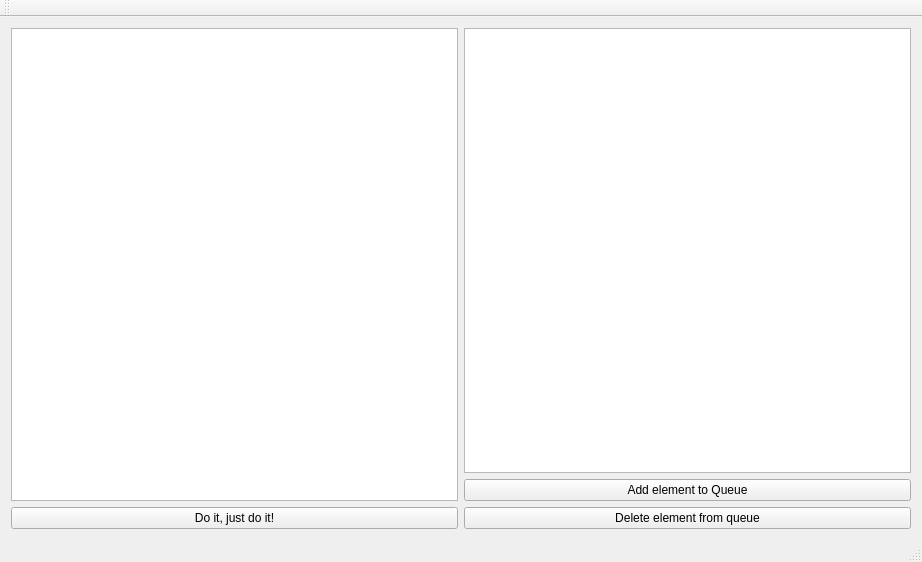
<?xml version="1.0" encoding="UTF-8"?>
<ui version="4.0">
 <class>MainWindowClass</class>
 <widget class="QMainWindow" name="MainWindowClass">
  <property name="geometry">
   <rect>
    <x>0</x>
    <y>0</y>
    <width>922</width>
    <height>562</height>
   </rect>
  </property>
  <property name="maximumSize">
   <size>
    <width>1920</width>
    <height>1080</height>
   </size>
  </property>
  <property name="windowTitle">
   <string>MainWindow</string>
  </property>
  <widget class="QWidget" name="centralWidget">
   <property name="sizePolicy">
    <sizepolicy hsizetype="Ignored" vsizetype="Expanding">
     <horstretch>0</horstretch>
     <verstretch>0</verstretch>
    </sizepolicy>
   </property>
   <property name="maximumSize">
    <size>
     <width>1920</width>
     <height>1080</height>
    </size>
   </property>
   <layout class="QVBoxLayout" name="verticalLayout">
    <item>
     <layout class="QGridLayout" name="gridLayout">
      <item row="0" column="1">
       <widget class="QListWidget" name="Queue"/>
      </item>
      <item row="2" column="0">
       <widget class="QPushButton" name="Button">
        <property name="text">
         <string>Do it, just do it!</string>
        </property>
       </widget>
      </item>
      <item row="2" column="1">
       <widget class="QPushButton" name="Dequeue">
        <property name="text">
         <string>Delete element from queue</string>
        </property>
       </widget>
      </item>
      <item row="1" column="1">
       <widget class="QPushButton" name="Enqueue">
        <property name="text">
         <string>Add element to Queue</string>
        </property>
       </widget>
      </item>
      <item row="0" column="0" rowspan="2">
       <widget class="QListWidget" name="List"/>
      </item>
     </layout>
    </item>
   </layout>
  </widget>
  <widget class="QMenuBar" name="menuBar">
   <property name="geometry">
    <rect>
     <x>0</x>
     <y>0</y>
     <width>922</width>
     <height>22</height>
    </rect>
   </property>
  </widget>
  <widget class="QToolBar" name="mainToolBar">
   <attribute name="toolBarArea">
    <enum>TopToolBarArea</enum>
   </attribute>
   <attribute name="toolBarBreak">
    <bool>false</bool>
   </attribute>
  </widget>
  <widget class="QStatusBar" name="statusBar"/>
 </widget>
 <layoutdefault spacing="6" margin="11"/>
 <resources>
  <include location="MainWindow.qrc"/>
 </resources>
 <connections/>
</ui>
